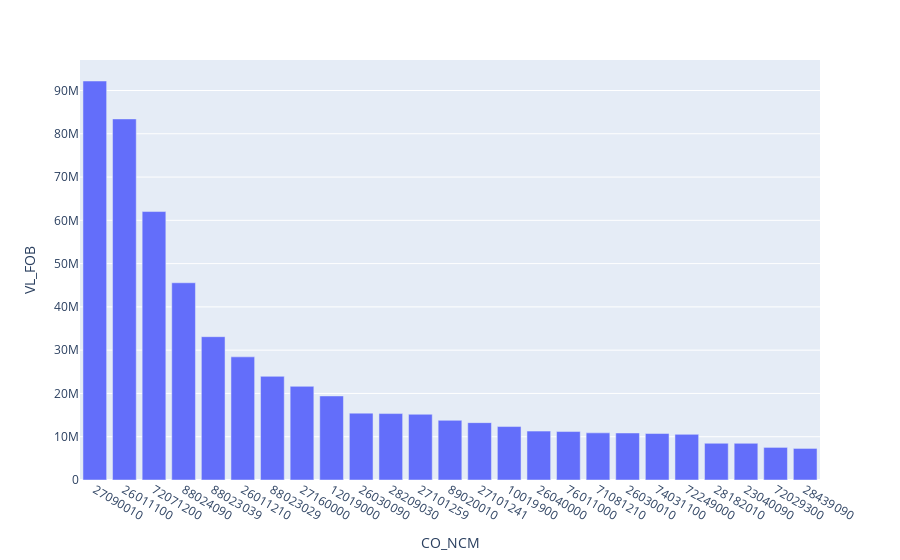

Notebook source saved alongside this figure:
### Code cell
fig = px.bar((data.groupby(by = 'CO_NCM')['VL_FOB'].mean()).reset_index().sort_values(by= 'VL_FOB', ascending= False) [:25], x='CO_NCM', y='VL_FOB')
fig.show()

### Figure 1 — Plotly figure (JSON) as saved in the notebook; plotly's stock layout.template omitted (floating-point values rounded to 4 significant figures)
{"data": [{"alignmentgroup": "True", "hovertemplate": "CO_NCM=%{x}<br>VL_FOB=%{y}<extra></extra>", "legendgroup": "", "marker": {"color": "#636efa", "pattern": {"shape": ""}}, "name": "", "offsetgroup": "", "orientation": "v", "showlegend": false, "textposition": "auto", "type": "bar", "x": ["27090010", "26011100", "72071200", "88024090", "88023039", "26011210", "88023029", "27160000", "12019000", "26030090", "28209030", "27101259", "89020010", "27101241", "10019900", "26040000", "76011000", "71081210", "26030010", "74031100", "72249000", "28182010", "23040090", "72029300", "28439090"], "xaxis": "x", "y": [92200000.0, 83430000.0, 62030000.0, 45570000.0, 33120000.0, 28450000.0, 23951422, 21644781, 19420000.0, 15450000.0, 15348950, 15190000.0, 13786408, 13255148, 12350000.0, 11300000.0, 11190000.0, 10890000.0, 10860000.0, 10740000.0, 10550000.0, 8485000.0, 8484000.0, 7532000.0, 7295000.0], "yaxis": "y"}], "layout": {"barmode": "relative", "legend": {"tracegroupgap": 0}, "margin": {"t": 60}, "xaxis": {"anchor": "y", "domain": [0, 1], "title": {"text": "CO_NCM"}}, "yaxis": {"anchor": "x", "domain": [0, 1], "title": {"text": "VL_FOB"}}}}
